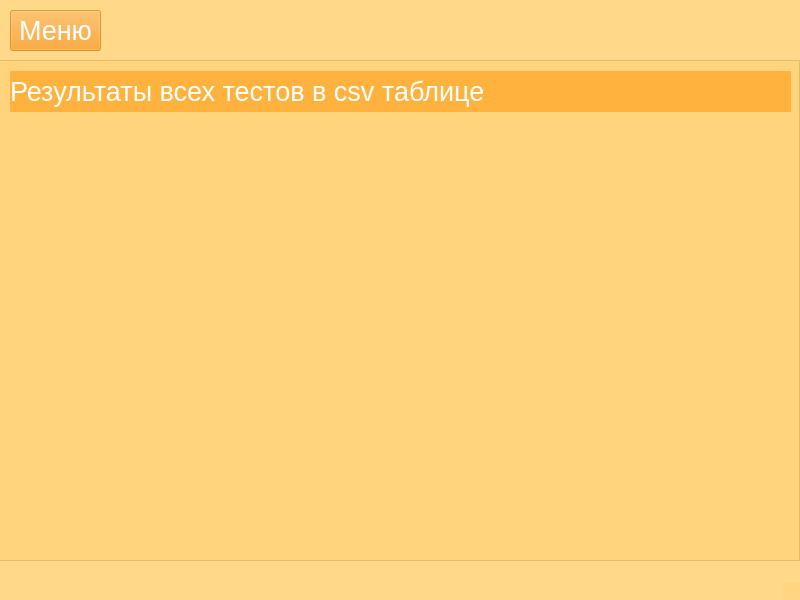
<?xml version="1.0" encoding="UTF-8"?>
<ui version="4.0">
 <class>MainWindow</class>
 <widget class="QMainWindow" name="MainWindow">
  <property name="geometry">
   <rect>
    <x>0</x>
    <y>0</y>
    <width>800</width>
    <height>600</height>
   </rect>
  </property>
  <property name="windowTitle">
   <string>MainWindow</string>
  </property>
  <property name="styleSheet">
   <string notr="true">background-color: rgba(255, 212, 121, 128);</string>
  </property>
  <widget class="QWidget" name="centralwidget">
   <widget class="QScrollArea" name="scrlarea_words">
    <property name="geometry">
     <rect>
      <x>-1</x>
      <y>60</y>
      <width>801</width>
      <height>501</height>
     </rect>
    </property>
    <property name="widgetResizable">
     <bool>true</bool>
    </property>
    <widget class="QWidget" name="scrollAreaWidgetContents">
     <property name="geometry">
      <rect>
       <x>0</x>
       <y>0</y>
       <width>797</width>
       <height>497</height>
      </rect>
     </property>
     <widget class="QLabel" name="label">
      <property name="geometry">
       <rect>
        <x>10</x>
        <y>10</y>
        <width>781</width>
        <height>41</height>
       </rect>
      </property>
      <property name="font">
       <font>
        <pointsize>20</pointsize>
       </font>
      </property>
      <property name="styleSheet">
       <string notr="true">background-color: rgba(255, 147, 0, 128);
color: rgb(255, 255, 255);</string>
      </property>
      <property name="text">
       <string>Результаты всех тестов в csv таблице</string>
      </property>
     </widget>
    </widget>
   </widget>
   <widget class="QPushButton" name="pushButton">
    <property name="geometry">
     <rect>
      <x>10</x>
      <y>10</y>
      <width>91</width>
      <height>41</height>
     </rect>
    </property>
    <property name="font">
     <font>
      <pointsize>20</pointsize>
     </font>
    </property>
    <property name="styleSheet">
     <string notr="true">color: rgb(255, 255, 255);
background-color: rgba(255, 147, 0, 128);</string>
    </property>
    <property name="text">
     <string>Меню</string>
    </property>
   </widget>
  </widget>
  <widget class="QMenuBar" name="menubar">
   <property name="geometry">
    <rect>
     <x>0</x>
     <y>0</y>
     <width>800</width>
     <height>21</height>
    </rect>
   </property>
  </widget>
  <widget class="QStatusBar" name="statusbar"/>
 </widget>
 <resources/>
 <connections/>
</ui>
